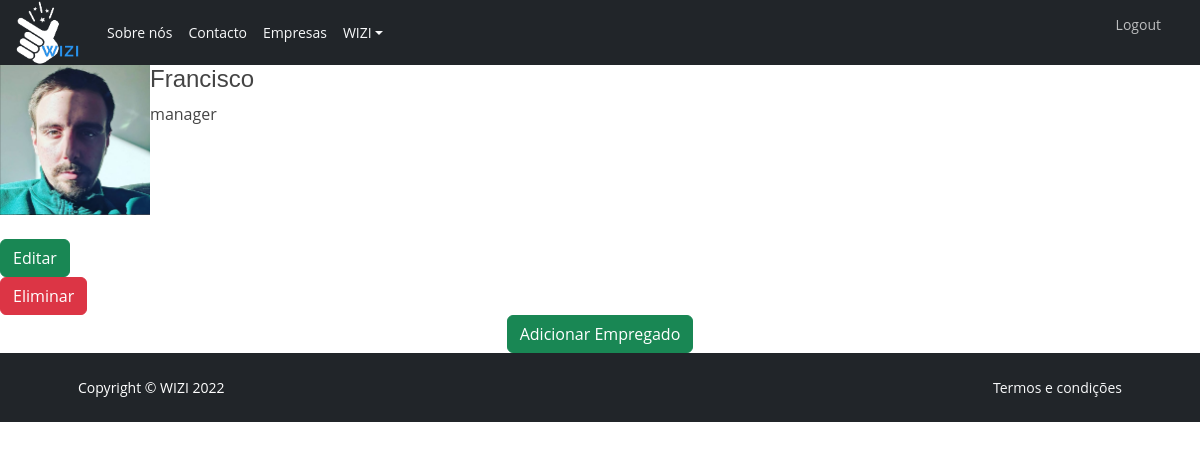
Page /employers/ (signed in) on the committed database.
### src/models.py (models this page shows, shortened)
class Employer(models.Model):
    company = models.ForeignKey(Company, on_delete=models.CASCADE)
    name = models.CharField(max_length=30)
    funcion = models.CharField(max_length=20, blank=True, null=True)
    image = models.ImageField(default="default.png")
    facebook = models.CharField(max_length=100, null=True, blank=True)
    instagram = models.CharField(max_length=100, null=True, blank=True)

### src/views.py (the view)
# urls.py: path('employers/', listing_employer),
@login_required
def listing_employer(request):
    try:
        company = Company.objects.get(user=request.user)
    except Company.DoesNotExist:
        company = None
    employers = Employer.objects.filter(company=company)
    context = {
        "employers": employers,
        "company": company,
    }
    return render (request, "list_employer.html", context)

### templates/list_employer.html (shortened to what this page needs)
{% extends 'base.html' %}
{% load static %}
{% block content %}
    {% if company != None %}
      {% if employers|length == 0 %}
          <h1>Nao tem empregados ainda ...</h1>
      {% else %}
          <div class="row">
            {% for employer in employers  %}
                <div class="col-lg-4 mb-4" data-aos="fade-up" data-aos-delay="100">
                    <div class="member d-flex align-items-start">
                    <div class="pic"><img src="{{ employer.image.url }}" class="img-fluid" alt="" style="width: 150px; height:150px"></div>
                    <div class="member-info">
                        <h4>{{ employer.name }}</h4>
                        <span>{{ employer.funcion }}</span>
                    </div>
                    </div>
                </div>
                <a href="/employers/{{ employer.id }}/update/"><button type="submit" class="btn btn-success">Editar</button></a>
                <a href="/employers/{{ employer.id }}/delete/"><button type="submit" class="btn btn-danger">Eliminar</button></a>
          {% endfor %}
      {% endif %}
    </div>
          <div class="d-flex align-items-center justify-content-center">
            <a href=" {% url 'create-employer' %} "><button type="submit" class="btn btn-success">Adicionar Empregado</button></a>
          </div>
    {% else %}
        <h1>E necessario ter uma pagina para adicionar empregados</h1>
        <a href="/companies/"><button type="submit" class="btn btn-success">Gerir Pagina</button></a>
    {% endif %}
{% endblock content %}

### static/assets/css/style.css (style rules this page uses)
body { font-family: "Open Sans", sans-serif; color: #444444; }
a { text-decoration: none; color: #0880e8; }
h1, h2, h3, h4, h5, h6 { font-family: "Raleway", sans-serif; }

### rows in the picture
Employer: image (picture), name "Francisco", funcion "manager"
